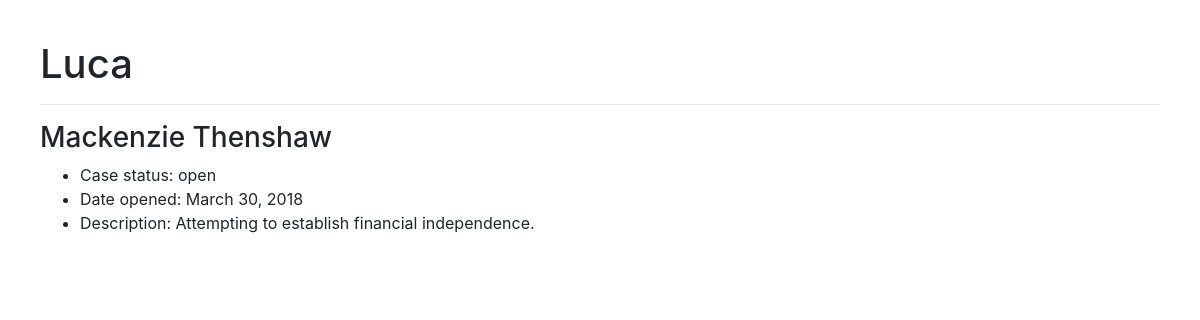
The page /luca/ (signed in) on the database its author committed.
### cases/models.py (models this page shows, shortened)
class Person(models.Model):
    division = models.CharField(
        max_length=3,
        choices=DIVISION_CHOICES,
        default=ACADEMIC,
    )
    name = models.CharField(max_length=30)
    slug = models.SlugField(max_length=30, default="")
    class Meta:
        verbose_name='Caseworker'

class Case(models.Model):
    client_name = models.CharField(max_length=30)
    client_email = models.EmailField(default="")
    client_phone = PhoneNumberField(default="")
    client_SID = models.CharField(max_length=10, default="")
    incident_description = models.TextField(default="")
    open_date = models.DateField('date case was opened', auto_now_add=True)
    close_date = models.DateField('date case was closed', default=None, blank=True, null=True)
    caseworker = models.ForeignKey(
        Person, on_delete=models.CASCADE, default=None, blank=True, null=True)
    division = models.CharField(
        max_length=3, choices=DIVISION_CHOICES, default=ACADEMIC)
    isOpen = models.BooleanField('case open?', default=True)

### cases/views.py (the view)
# urls.py: path('<str:slug>/', views.PersonDetailView.as_view(), name='detail'),
class PersonDetailView(LoginRequiredMixin, generic.DetailView):
    login_url = 'login/'
    model = Person
    template_name = 'cases/persondetail.html'

### cases/templates/cases/persondetail.html (shortened to what this page needs)
{% load bootstrap4 %}
{% bootstrap_css %}
{% load static %}
<link rel="stylesheet" type="text/css" href="{% static 'cases/style.css' %}" />
<head><title>{{ person.name }}</title></head>
<h1>{{ person.name }}</h1>
{% for case in person.case_set.all %}
	<hr>
	<h3>{{case.client_name}}</h3>
	<ul>
		<li>Case status: {{ case.isOpen|yesno:"open,closed" }}</li>
		<li>Date opened: {{ case.open_date }}</li>
		<li>Description: {{ case.incident_description }}</li>
	</ul>
{% endfor %}

### rows shown on the page
Person: name "Luca"
Case: client_name "Mackenzie Thenshaw", isOpen "open", open_date "March 30, 2018", incident_description "Attempting to establish financial independence."
